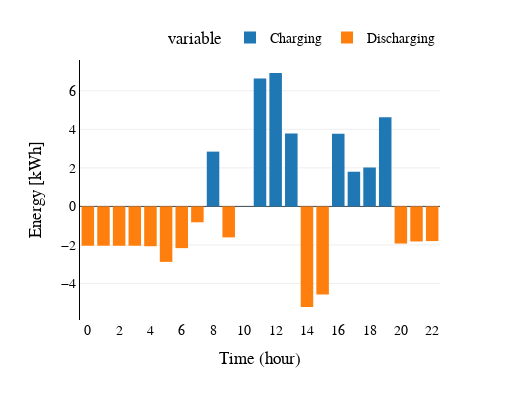

This figure's notebook cell:
### Code cell
bat_c = tabla_resultados.head(23)[['energia_carga_bateria','energia_descarga_bateria']]
bat_c['energia_descarga_bateria'] = bat_c['energia_descarga_bateria']*-1

bat_c.columns = ['Charging','Discharging']

graficar(tipo='bar',
         lista_campos=['Charging','Discharging'],
         titulo="",
        df = bat_c)

### Figure 1 — Plotly figure (JSON) as saved in the notebook; plotly's stock layout.template omitted (floating-point values rounded to 4 significant figures)
{"data": [{"alignmentgroup": "True", "hovertemplate": "variable=Charging<br>index=%{x}<br>value=%{y}<extra></extra>", "legendgroup": "Charging", "marker": {"color": "#1F77B4"}, "name": "Charging", "offsetgroup": "Charging", "orientation": "v", "showlegend": true, "textposition": "auto", "type": "bar", "x": [0, 1, 2, 3, 4, 5, 6, 7, 8, 9, 10, 11, 12, 13, 14, 15, 16, 17, 18, 19, 20, 21, 22], "xaxis": "x", "y": [0, 0, 0, 0, 0, 0, 0, 0, 2.843, 0, 0.01, 6.643, 6.922, 3.789, 0, 0, 3.765, 1.799, 2.019, 4.629, 0, 0, 0], "yaxis": "y"}, {"alignmentgroup": "True", "hovertemplate": "variable=Discharging<br>index=%{x}<br>value=%{y}<extra></extra>", "legendgroup": "Discharging", "marker": {"color": "#FF7F0E"}, "name": "Discharging", "offsetgroup": "Discharging", "orientation": "v", "showlegend": true, "textposition": "auto", "type": "bar", "x": [0, 1, 2, 3, 4, 5, 6, 7, 8, 9, 10, 11, 12, 13, 14, 15, 16, 17, 18, 19, 20, 21, 22], "xaxis": "x", "y": [-2.042, -2.041, -2.043, -2.042, -2.067, -2.88, -2.166, -0.8241, 0, -1.607, 0, 0, 0, 0, -5.22, -4.569, 0, 0, 0, 0, -1.928, -1.819, -1.8], "yaxis": "y"}], "layout": {"barmode": "relative", "font": {"color": "black", "family": "Times New Roman", "size": 14}, "height": 400, "legend": {"font": {"size": 14}, "orientation": "h", "title": {"text": "variable"}, "tracegroupgap": 0, "x": 1, "xanchor": "right", "y": 1.02, "yanchor": "bottom"}, "margin": {"t": 60}, "title": {"font": {"family": "Times New Roman"}}, "width": 520, "xaxis": {"anchor": "y", "domain": [0, 1], "linecolor": "black", "nticks": 15, "showline": false, "title": {"text": "Time (hour)"}}, "yaxis": {"anchor": "x", "domain": [0, 1], "linecolor": "black", "nticks": 10, "showline": true, "title": {"text": "Energy [kWh]"}}}}
